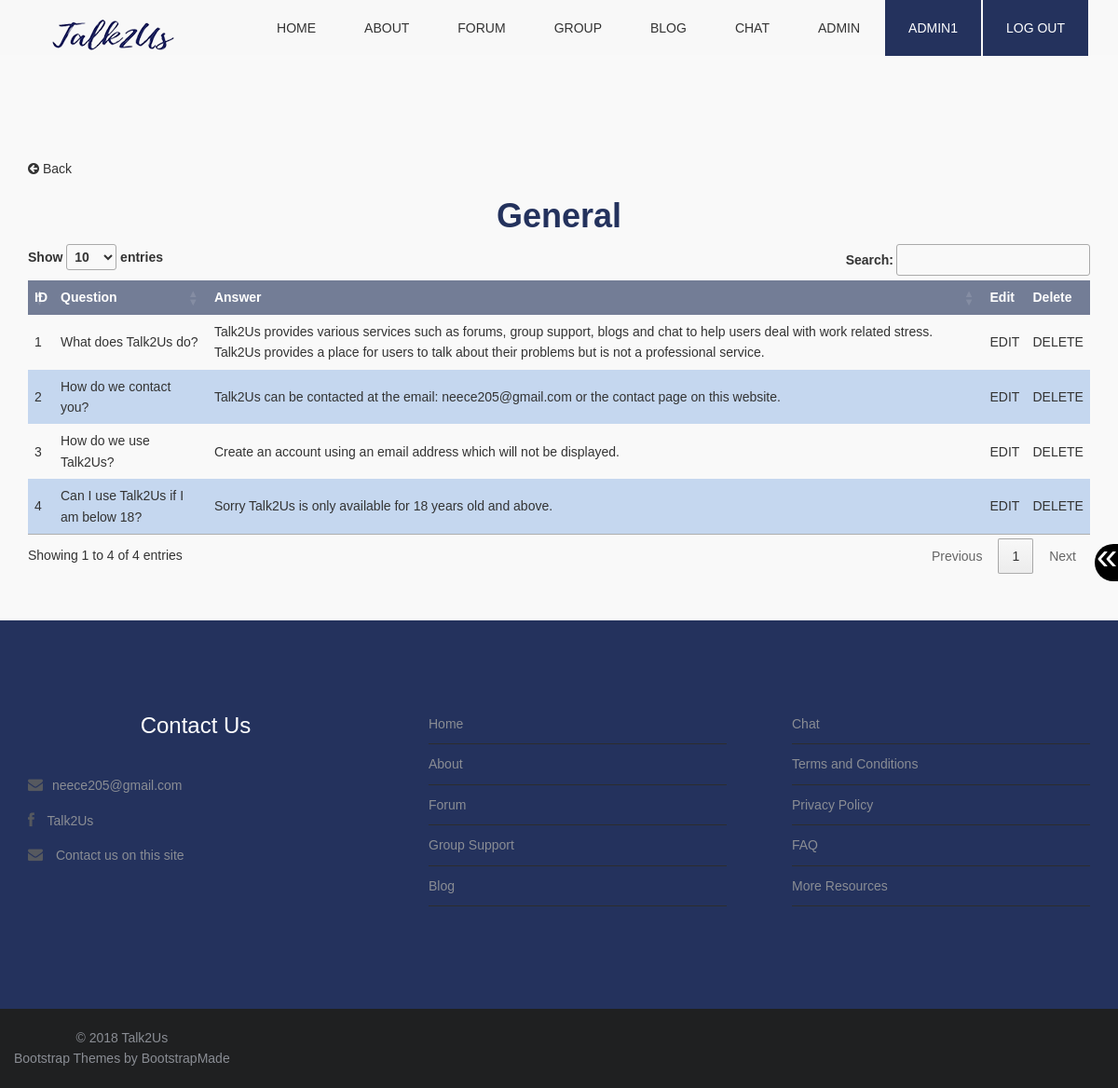
The page /manageFAQQues.php?topicid=1 (signed in) on the database its author committed.
### tables this page shows
CREATE TABLE `faqtopic` (
  `topicID` int(10) NOT NULL,
  `topicname` varchar(255) NOT NULL
);

CREATE TABLE `faq` (
  `faqID` int(10) NOT NULL,
  `faqTopicID` int(10) NOT NULL,
  `faqQuestion` varchar(255) NOT NULL,
  `faqAnswer` varchar(2048) NOT NULL
);

### manageFAQQues.php (the view, shortened to what this page needs)
<?php
	require_once("function.php");
	include "database_conn.php";
	if(isset($_SESSION['userID'])){
		$accountID = $_SESSION['role'];
	}
	if (isset($_GET["topicid"])) {
		$topicid = $_GET["topicid"];
	}
	else {
		header("Location: manageFAQ.php");
	}
	$sqlfaq = "SELECT *
	FROM faq
	WHERE faqTopicID='$topicid'
	ORDER BY faqID";
	$rsfaq = mysqli_query($conn,$sqlfaq)
	or die(mysqli_error($conn));
	echo makePageStart("Talk2Us - Manage FAQ");
	echo makeNav("");
	echo resizeButtons();
?>
<section class="box">
	<div class="container top-content">
<a href="manageFAQTopic.php" class="backButton"><p><i class="fa fa-arrow-circle-left fa-1x"></i> Back</p></a>
<?php
	if (isset($_SESSION['userID'])){
		if ($accountID == "1") {
			if (mysqli_affected_rows($conn)>0) {
			$sqlTName = "SELECT topicname
			FROM faqtopic
			WHERE topicID='$topicid'";
			$rsTName = mysqli_query($conn,$sqlTName)
			or die(mysqli_error($conn));
			$row = mysqli_fetch_row($rsTName)
				or die(mysqli_error($conn));
			$topicName = $row[0];
			echo "<h1><strong>$topicName</strong></h1>";
?>
	<table id="faqquestable">
		<thead>
		<tr>
			<th>ID</th>
			<th>Question</th>
			<th>Answer</th>
			<th>Edit</th>
			<th>Delete</th>
		</tr>
		</thead>
		<tbody>
<?php
				while($row = mysqli_fetch_assoc($rsfaq)){
					$id				= 	$row["faqID"];
					$question		= 	$row["faqQuestion"];
					$answer			=	$row["faqAnswer"];
					echo "<tr>";
					echo "<td>$id</td>";
					echo "<td>$question</td>";
					echo "<td>$answer</td>";
					echo "<td><a href=\"editFaq.php?faqid=$id\">EDIT</a></td>";
					echo "<td><a onClick=\"javascript: return confirm(' Are you sure you want to delete $question? ');\" href=\"deleteFaq.php?faqid=$id\">DELETE</a></td>";
					echo "</tr>";
				}
				echo"</tbody>";
				echo"</table>";
			} else {
				echo noexist("FAQ");
				echo "<a href=\"manageFAQTopic.php\"><p>Return to manage FAQ topics</p></a>";
				echo "<a href=\"manageFAQ.php\"><p>Return to manage FAQs</p></a>";
				echo "<a href=\"admin.php\"><p>Return to admin page</p></a>";
			}
		} else {
			echo wronglog("Admins");
		}
	} else {
		echo nolog();
	}
?>
</div>
</section>
<?php
	echo makeFooter();
  ?>

### css/style.css (style rules this page uses)
body { font-family: Arial, Helvetica, sans-serif; font-size:14px; font-weight:300; line-height:1.6em; color:#333; background-color:#fff; }
h1 { text-align:center; color: #24325D; }
p { color:#333; }
a { text-decoration:none; transition: all 0.1s ease-in-out; -moz-transition: all 0.1s ease-in-out; -webkit-transition: all 0.1s ease-in-out; -o-transition: all 0.1s ease-in-out; outline: none; color:#333; }
section.box { background-color:#f9f9f9; text-align:left; padding-top:50px; padding-bottom:50px; }
.inner-footer ul li,a { list-style:none; }
.top-content { margin-top: 120px !important; }
#submitblogtable td,th, #adminTable td,th,#userTable td,th,#contactTable td,th,#faqtable td,th,#faqquestable td,th, #dbCattable td,th , #applytable td,th , #postblogtable td,th , #submitblogtable td,th , #postblogcattable td,th , #repBlogtable td,th, #dbtopictable td,th, #groupmemtable td,th , #grouptable td,th,#repDBtable td,th,#repGStable td,th,#repChattable td,th { border-style: none !important; padding:0.5em !important; font-family: Arial, Helvetica, sans-serif !important; }
#submitblogtable th, #adminTable th,#userTable th,#contactTable th,#faqtable th,#faqquestable th,#dbCattable th,#applytable th,#postblogtable th,#submitblogtable th ,#postblogcattable th,#repBlogtable th,#dbtopictable th ,#groupmemtable th,#grouptable th,#repDBtable th,#repGStable th,#repChattable th { background-color: #737D96 !important; color: #FFFFFF !important; }
#submitblogtable tr:nth-of-type(even), #adminTable tr:nth-of-type(even),#userTable tr:nth-of-type(even),#contactTable tr:nth-of-type(even),#faqtable tr:nth-of-type(even),#faqquestable tr:nth-of-type(even),#dbCattable tr:nth-of-type(even),#applytable tr:nth-of-type(even),#postblogtable tr:nth-of-type(even),#submitblogtable tr:nth-of-type(even),#postblogcattable tr:nth-of-type(even),#repBlogtable tr:nth-of-type(even),#dbtopictable tr:nth-of-type(even),#groupmemtable tr:nth-of-type(even),#grouptable tr:nth-of-type(even),#repDBtable tr:nth-of-type(even),#repGStable tr:nth-of-type(even),#repChattable tr:nth-of-type(even) { background-color: #C5D7EF !important; }
#submitblogtable thead, #adminTable thead,#userTable thead,#contactTable thead,#faqtable thead,#faqquestable thead ,#dbCattable thead ,#applytable thead,#postblogtable thead,#submitblogtable thead ,#postblogcattable thead ,#repBlogtable thead,#dbtopictable thead,#groupmemtable thead,#grouptable thead,#repDBtable thead,#repGStable thead,#repChattable thead { background-color: #737D96 !important; color: #FFFFFF !important; }
.backButton { cursor: pointer; }

### rows shown on the page
faqtopic: topicname "General"
faq: faqID "1", faqQuestion "What does Talk2Us do?", faqAnswer "Talk2Us provides various services such as forums, group support, blogs and chat to help users deal with work related stress. Talk2Us provides a place for users to talk about their problems but is not a professional service."
faq: faqID "2", faqQuestion "How do we contact you?", faqAnswer "Talk2Us can be contacted at the email: neece205@gmail.com or the contact page on this website."
faq: faqID "3", faqQuestion "How do we use Talk2Us?", faqAnswer "Create an account using an email address which will not be displayed."
faq: faqID "4", faqQuestion "Can I use Talk2Us if I am below 18?", faqAnswer "Sorry Talk2Us is only available for 18 years old and above."

### other values the page prints
$_SESSION['username'] "ADMIN1"
